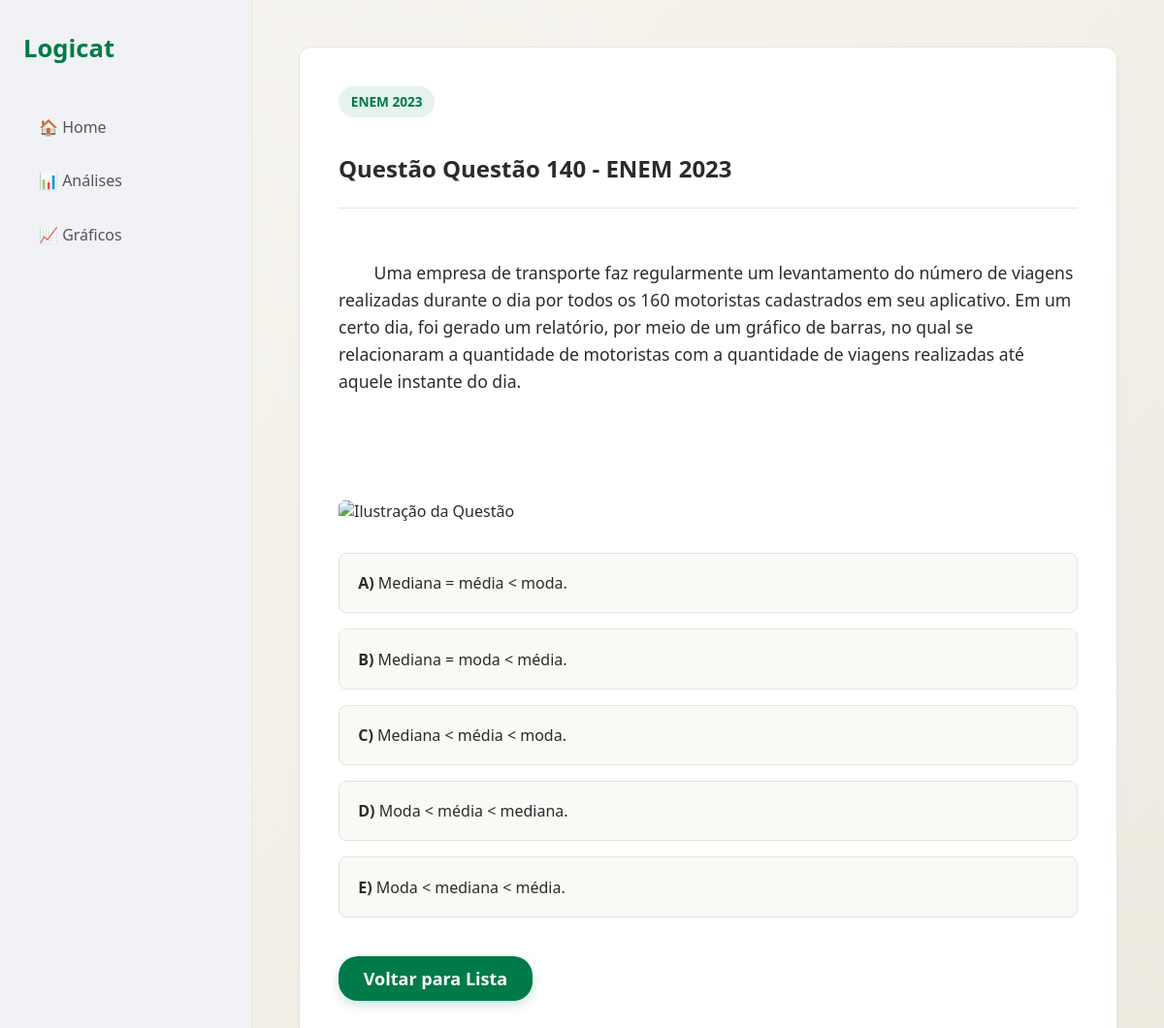
The app's page /questao/2023/140 with its own data.
### tables this page shows
CREATE TABLE "question" (
"Unnamed: 0" INTEGER,
  "title" TEXT,
  "index" INTEGER,
  "discipline" TEXT,
  "year" INTEGER,
  "context" TEXT,
  "files" TEXT,
  "correctAlternative" TEXT,
  "alternativesIntroduction" TEXT,
  "alternatives" TEXT,
  "dificuldade" TEXT,
  "tema" TEXT,
  "subassunto" TEXT
);

### Logicat/app.py (the view)
@app.get("/questao/{ano}/{questao_id}", response_class=HTMLResponse)
async def ver_questao_individual(request: Request, ano: int, questao_id: int):
    conexao = sqlite3.connect("Logicat.db")
    cursor = conexao.cursor()
    cursor.execute(
        "SELECT title, year, context, alternatives, correctAlternative FROM question WHERE [index] = ? AND year = ?",
        (questao_id, ano)
    )
    resultado = cursor.fetchone()
    conexao.close()
    if not resultado:
        return HTMLResponse(content=f"Questão não encontrada.", status_code=404)
    contexto_bruto = resultado[2] if resultado[2] else ""
    imagem_url = None
    padrao_imagem = r"!\[.*?\]\((.*?)\)"
    if contexto_bruto:
        match = re.search(padrao_imagem, contexto_bruto)
        if match:
            imagem_url = match.group(1)  # Extrai apenas a URL que está dentro dos parênteses
            contexto_bruto = re.sub(padrao_imagem, "", contexto_bruto)  # Remove APENAS a tag da imagem, mantendo todo o resto do texto intacto
    raw_alternativas = resultado[3]
    lista_alternativas = []
    if raw_alternativas:
        try:
            lista_alternativas = ast.literal_eval(raw_alternativas)
        except Exception:
            if isinstance(raw_alternativas, str) and "\n" in raw_alternativas:
                lista_alternativas = [alt.strip() for alt in raw_alternativas.split("\n") if alt.strip()]
            else:
                lista_alternativas = [{"letter": "X", "text": raw_alternativas, "isCorrect": False}]
    questao_dados = {
        "title": resultado[0],
        "year": resultado[1],
        "context": contexto_bruto,
        "imagem": imagem_url,
        "alternatives": lista_alternativas,
        "correct": resultado[4]
    }
    return templates.TemplateResponse(request, "exibir_questao.html", {"questao": questao_dados})

### Logicat/templates/exibir_questao.html (shortened to what this page needs)
{% extends "base.html" %}
{% block conteudo %}
<div class="box-questao">
    <span class="topic-badge" style="margin-bottom: 1rem; display: inline-block;">ENEM {{ questao.year }}</span>
    <h2>Questão {{ questao.title }}</h2>
    <hr style="border: 0; border-top: 1px solid #e6e4dc; margin: 1.5rem 0;">
    <div class="enunciado">
        {{ questao.context }}
    </div>
    {% if questao.imagem %}
        <img src="{{ questao.imagem }}" alt="Ilustração da Questão" class="questao-imagem">
    {% endif %}
    <div class="alternativas-container" id="containerOpcoes">
        {% if questao.alternatives %}
            {% for alt in questao.alternatives %}
                <button class="btn-alternativa"
                        data-correct="{{ 'true' if alt.isCorrect else 'false' }}"
                        onclick="verificarResposta(this)">
                    <strong>{{ alt.letter }})</strong> {{ alt.text }}
                </button>
            {% endfor %}
        {% else %}
            <p style="color: #61615a;">Nenhuma alternativa mapeada para esta questão.</p>
        {% endif %}
    </div>
    <div style="margin-top: 2.5rem; display: flex; gap: 1rem;">
        <a href="/analises?ano={{ questao.year }}" class="btn-green" style="width: 200px; text-align: center; margin: 0;">Voltar para Lista</a>
    </div>
</div>
{% endblock %}

### Logicat/static/css/style.css (style rules this page uses)
body { margin: 0; padding: 0; font-family: 'Segoe UI', Tahoma, Geneva, Verdana, sans-serif; background: linear-gradient(135deg, #f7f5f0 0%, #edeae0 100%); color: #2b2b2b; min-height: 100vh; }
.btn-green { display: block; width: 280px; margin: 1rem auto 0 auto; padding: 0.7rem 0; background-color: #007a48; color: #ffffff; font-size: 18px; font-weight: bold; text-decoration: none; border-radius: 20px; box-shadow: 0px 4px 12px rgba(0, 122, 72, 0.2); transition: transform 0.2s ease, background-color 0.2s ease; }
.page-dashboard { display: grid; grid-template-columns: 260px 1fr; min-height: 100vh; }
.topic-badge { background-color: #e6f2ed; color: #007a48; padding: 0.4rem 0.8rem; border-radius: 20px; font-size: 0.85rem; font-weight: 600; }

### Logicat/templates/exibir_questao.html (style rules this page uses)
.box-questao { background: #ffffff; padding: 2.5rem; border-radius: 12px; border: 1px solid #e6e4dc; box-shadow: 0px 4px 12px rgba(0,0,0,0.02); max-width: 800px; margin: 0 auto; }
.enunciado { font-size: 1.1rem; line-height: 1.6; color: #2b2b2b; margin-bottom: 1.5rem; white-space: pre-wrap; }
.questao-imagem { max-width: 100%; height: auto; display: block; margin: 1.5rem auto; border-radius: 6px; }
.alternativas-container { display: flex; flex-direction: column; gap: 1rem; margin-top: 2rem; }
.btn-alternativa { width: 100%; text-align: left; padding: 1.2rem; border: 1px solid #e6e4dc; border-radius: 8px; background: #faf9f5; font-size: 1rem; font-family: inherit; color: #2b2b2b; cursor: pointer; transition: all 0.2s ease; }

### records on screen
question: year "2023", title "Questão 140 - ENEM 2023", context "Uma empresa de transporte faz regularmente um levantamento do número de viagens realizadas durante o dia por todos os 160 motoristas cadastrados em seu aplicativo. Em um certo dia, foi gerado um relatório, por meio de um gráfico de barras, no qual se relacionaram a quantidade de motoristas com a quantidade de viagens realizadas até aquele instante do dia."

### other values on screen
{{ alt.letter }} "A" "B" "C" "D" "E"
{{ alt.text }} "Mediana = média < moda." "Mediana = moda < média." "Mediana < média < moda." "Moda < média < mediana." "Moda < mediana < média."
